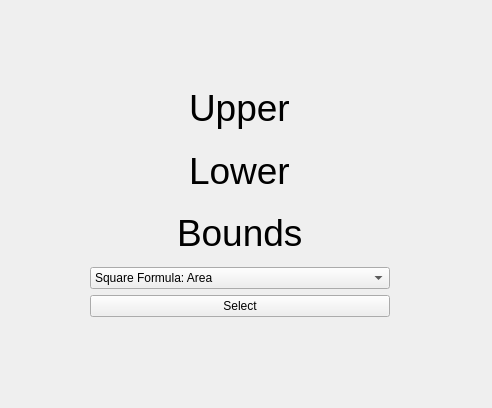
<?xml version="1.0" encoding="UTF-8"?>
<ui version="4.0">
	<class>MainWindow</class>
	<widget class="QMainWindow" name="MainWindow">
		<property name="geometry">
			<rect>
				<x>0</x>
				<y>0</y>
				<width>492</width>
				<height>408</height>
			</rect>
		</property>
		<property name="windowTitle">
			<string>Upper-Lower Bounds</string>
		</property>
		<widget class="QWidget" name="centralwidget">
			<widget class="QWidget" name="">
				<property name="geometry">
					<rect>
						<x>90</x>
						<y>80</y>
						<width>300</width>
						<height>237</height>
					</rect>
				</property>
				<layout class="QVBoxLayout" name="verticalLayout">
					<item>
						<layout class="QGridLayout" name="gridLayout">
							<item row="2" column="0" alignment="Qt::AlignHCenter">
								<widget class="QLabel" name="label_2">
									<property name="font">
										<font>
											<pointsize>28</pointsize>
										</font>
									</property>
									<property name="text">
										<string>Lower</string>
									</property>
								</widget>
							</item>
							<item row="4" column="0" alignment="Qt::AlignHCenter">
								<widget class="QLabel" name="label_3">
									<property name="font">
										<font>
											<pointsize>28</pointsize>
										</font>
									</property>
									<property name="text">
										<string>Bounds</string>
									</property>
								</widget>
							</item>
							<item row="1" column="0" alignment="Qt::AlignHCenter">
								<widget class="QLabel" name="label_4">
									<property name="font">
										<font>
											<pointsize>28</pointsize>
										</font>
									</property>
									<property name="text">
										<string>Upper</string>
									</property>
								</widget>
							</item>
						</layout>
					</item>
					<item>
						<widget class="QComboBox" name="formulaBox">
							<item>
								<property name="text">
									<string>Square Formula: Area</string>
								</property>
							</item>
							<item>
								<property name="text">
									<string>Square Formula: Perimeter</string>
								</property>
							</item>
							<item>
								<property name="text">
									<string>Rectangle Formula: Area</string>
								</property>
							</item>
							<item>
								<property name="text">
									<string>Rectangle Formula: Perimeter</string>
								</property>
							</item>
							<item>
								<property name="text">
									<string>Triangle Formula: Area</string>
								</property>
							</item>
							<item>
								<property name="text">
									<string>Triangle Formula: Perimeter</string>
								</property>
							</item>
							<item>
								<property name="text">
									<string>Equilateral Triangle Formula: Area</string>
								</property>
							</item>
							<item>
								<property name="text">
									<string>Equilateral Triangle Formula: Perimeter</string>
								</property>
							</item>
							<item>
								<property name="text">
									<string>Parallelogram Formula: Area</string>
								</property>
							</item>
							<item>
								<property name="text">
									<string>Parallelogram Formula: Perimeter</string>
								</property>
							</item>
							<item>
								<property name="text">
									<string>Circle Formula: Area</string>
								</property>
							</item>
							<item>
								<property name="text">
									<string>Circle Formula: Perimeter</string>
								</property>
							</item>
							<item>
								<property name="text">
									<string/>
								</property>
							</item>
						</widget>
					</item>
					<item>
						<widget class="QPushButton" name="selectBtn">
							<property name="text">
								<string>Select</string>
							</property>
						</widget>
					</item>
				</layout>
			</widget>
		</widget>
	</widget>
	<resources/>
	<connections/>
</ui>
